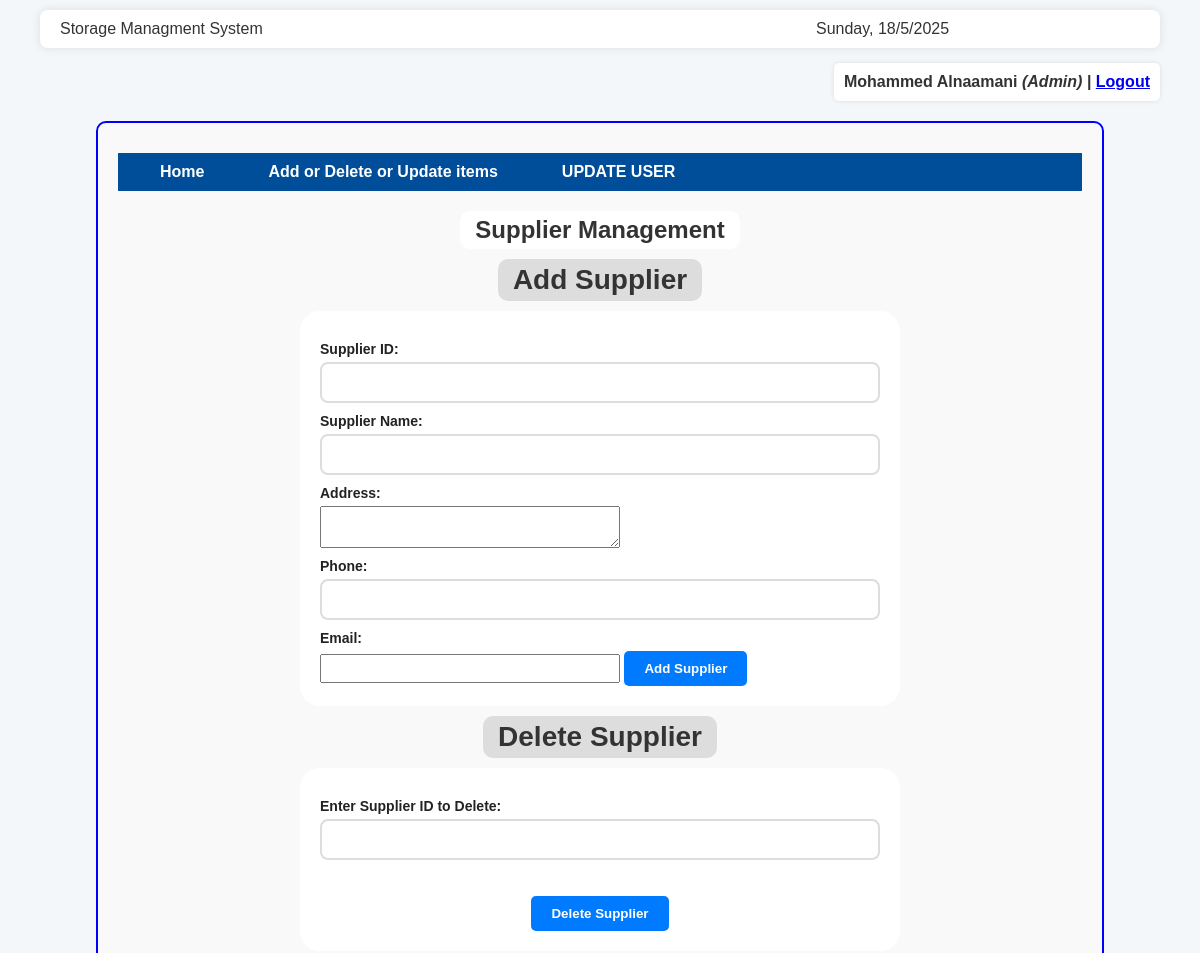
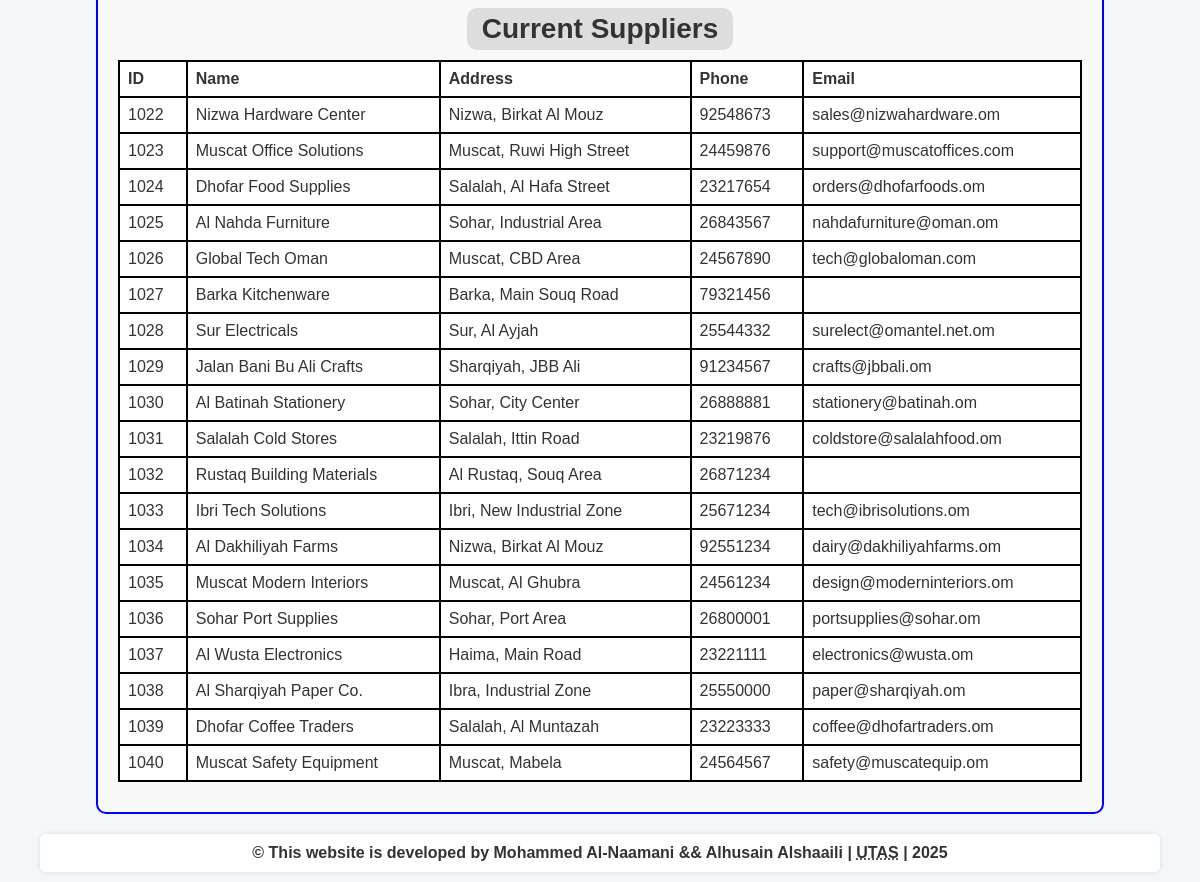
The app's page /suppliers.php (signed in) with its own data (2 pictures, top to bottom).
### tables this page shows
CREATE TABLE `suppliers` (
  `supplierId` int NOT NULL DEFAULT '0',
  `supplierName` char(35) DEFAULT NULL,
  `supplierAddress` char(40) DEFAULT NULL,
  `supplierPhone` varchar(15) DEFAULT NULL,
  `supplierEmail` char(50) DEFAULT NULL
);

### suppliers.php (the view, shortened to what this page needs)
<?php
if (!isset($_SESSION['UID'])) {
    header('Location: error.php?ec=1');
    exit;
} elseif ($_SESSION['TYPE'] == 'A') {
    include('header.php');
    include('dbconnect.php');
    echo '
    <div id="topLinks">
        <ul>
            <li><a href="formToSearch.php">Home</a></li>
            <li><a href="formItems.php">Add or Delete or Update items</a></li>
            <li><a href="user.php">UPDATE USER</a></li>
        </ul>
    </div>';
    $result = $conn->query("SELECT * FROM suppliers ORDER BY supplierId ASC");
    ?>
    <html>
    <head>
    </head>
    <body>
        <h1>Supplier Management</h1>
        <h2>Add Supplier</h2>
        <form method="POST">
            <label>Supplier ID:</label>
            <input type="number" name="supplierId" required>
            <label>Supplier Name:</label>
            <input type="text" name="supplierName" required>
            <label>Address:</label>
            <textarea name="supplierAddress"></textarea>
            <label>Phone:</label>
            <input type="text" name="supplierPhone">
            <label>Email:</label>
            <input type="email" name="supplierEmail">
            <button type="submit" name="add_supplier">Add Supplier</button>
        </form>
<h2>Delete Supplier</h2>
<form method="POST" onsubmit="return confirmDelete()">
    <label>Enter Supplier ID to Delete:</label>
    <input type="number" name="deleteId" required>
    <div style="text-align: center;">
        <div><br></br></div>
        <button type="submit" name="delete_supplier">Delete Supplier</button>
    </div>
</form>
        <h2>Current Suppliers</h2>
        <table>
            <thead>
                <tr>
                    <th>ID</th>
                    <th>Name</th>
                    <th>Address</th>
                    <th>Phone</th>
                    <th>Email</th>
                </tr>
            </thead>
            <tbody>
            <?php while ($B = $result->fetch_assoc()) { ?>
                <tr>
                    <td><?= ($B['supplierId']) ?></td>
                    <td><?= ($B['supplierName']) ?></td>
                    <td><?= ($B['supplierAddress']) ?></td>
                    <td><?= ($B['supplierPhone']) ?></td>
                    <td><?= ($B['supplierEmail']) ?></td>
                </tr>
            <?php } ?>
            </tbody>
        </table>
    </body>
    </html>
    <?php include('footer.php'); ?>
<?php
} else {
    header('Location: error.php?ec=4');
    exit;
}
?>

### header.php (shortened to what this page needs)
<html>
<head >
    <link href='style.css' rel='stylesheet'>
</head>
<body>
<section id='container'>
<header>
    <section class='orgName'>Storage Managment System</section>
    <section class='cDate'><?php echo date("l, j/n/Y"); ?></section>
</header>
    <section id='userBar'>
        <?php
            if (isset($_SESSION['UID'])) {
                $UserTypes = ['A'=>'Admin', 'N'=>'Normal'];
                echo "<div>{$_SESSION['NAME']} <i>({$UserTypes[$_SESSION['TYPE']]})</i> | <a href='logout.php'>Logout</a></div>";
            }
        ?>
    </section>
<section class=content>

### footer.php
</section>
<footer>
    &copy This website is developed by Mohammed Al-Naamani && Alhusain Alshaaili |
    <abbr title="University of Technology and Applied Sciences">UTAS</abbr> |
    2025
</footer>
</section>
</body>
</html>

### style.css (style rules this page uses)
html, body { font-family: Arial, sans-serif; background-color: #c8c8c8; margin: 0; padding: 0; }
#container { width: 95%; margin: 0 auto; padding: 10px; }
header { background-color: #fff; padding: 10px 20px; margin-bottom: 15px; border-radius: 8px; display: flex; align-items: center; justify-content: space-between; flex-wrap: wrap; box-shadow: 0 0 10px rgba(0,0,0,0.1); }
header .orgName, header .cDate { width: 30%; text-align: left; }
#topLinks { text-align: center; padding: 10px 0; }
#topLinks ul { list-style: none; padding: 0; margin: 0; }
#topLinks ul li { display: inline-block; margin: 0 10px; font-weight: bold; position: relative; }
#topLinks ul li a { text-decoration: none; color: black; position: relative; padding: 3px 0; transition: color 0.3s ease; }
#topLinks ul li a::after { content: ''; position: absolute; left: 0; bottom: -3px; width: 100%; height: 2px; background-color: rgb(215, 234, 8); transform: scaleX(0); transform-origin: center; transition: transform 0.3s ease; }
footer { background-color: white; padding: 10px; font-weight: bold; text-align: center; border-radius: 5px; margin-top: 20px; box-shadow: 0 0 5px rgba(0,0,0,0.1); }
.content { border: 2px solid blue; border-radius: 10px; padding: 20px; margin: 20px auto; max-width: 90%; background-color: #f9f9f9; }
.content form { background-color: white; padding: 20px; border-radius: 20px; margin: 10px auto; width: 100%; max-width: 600px; }
.content h1, .content h2 { margin: 10px auto; width: fit-content; padding: 5px 15px; border-radius: 10px; font-weight: bold; }
.content h1 { background-color: white; font-size: 24px; }
.content h2 { background-color: #ddd; text-align: left; }
.content table { border-collapse: collapse; background-color: white; margin: 10px auto; width: 100%; }
.content table, .content td, .content th { border: 2px solid #000; padding: 8px; text-align: left; }
label { margin-right: 15px; display: inline-block; font-weight: normal; }
#userBar div { background-color: white; padding: 10px; border-radius: 5px; width: fit-content; margin-left: auto; font-weight: bold; box-shadow: 0 0 5px rgba(0,0,0,0.1); }
* { box-sizing: border-box; }
body { font-family: 'Segoe UI', Tahoma, Geneva, Verdana, sans-serif; background: #f4f7f9; color: #333; margin: 0; padding: 0; }
#topLinks ul { padding: 10px 20px; list-style: none; background: #004d99; display: flex; gap: 20px; margin: 0; }
#topLinks ul li a { color: #fff; text-decoration: none; font-weight: 600; padding: 6px 12px; border-radius: 5px; transition: background-color 0.3s ease; }
h2 { margin-bottom: 25px; font-weight: 700; font-size: 28px; color: #004d99; text-align: center; }
label { font-weight: 600; font-size: 14px; margin-bottom: 5px; display: block; color: #222; }
input[type="text"], input[type="number"], select { width: 100%; padding: 10px 12px; border: 2px solid #ddd; border-radius: 8px; font-size: 15px; transition: border-color 0.3s ease; }
h1, h2 { text-align: center; color: #333; }
button { padding: 10px 20px; border: none; background-color: #007BFF; color: white; font-weight: bold; border-radius: 5px; cursor: pointer; transition: background-color 0.3s ease; }

### suppliers.php (style rules this page uses)
body { font-family: Arial; }
table, th, td { border: 1px solid #000; border-collapse: collapse; padding: 6px; }
form { margin-bottom: 30px; }
label { display: block; margin-top: 10px; }
input, textarea { width: 300px; padding: 5px; }
h2 { margin-top: 40px; }

### records on screen
suppliers: supplierId "1022", supplierName "Nizwa Hardware Center", supplierAddress "Nizwa, Birkat Al Mouz", supplierPhone "92548673", supplierEmail "sales@nizwahardware.om"
suppliers: supplierId "1023", supplierName "Muscat Office Solutions", supplierAddress "Muscat, Ruwi High Street", supplierPhone "24459876", supplierEmail "support@muscatoffices.com"
suppliers: supplierId "1024", supplierName "Dhofar Food Supplies", supplierAddress "Salalah, Al Hafa Street", supplierPhone "23217654", supplierEmail "orders@dhofarfoods.om"
suppliers: supplierId "1025", supplierName "Al Nahda Furniture", supplierAddress "Sohar, Industrial Area", supplierPhone "26843567", supplierEmail "nahdafurniture@oman.om"
suppliers: supplierId "1026", supplierName "Global Tech Oman", supplierAddress "Muscat, CBD Area", supplierPhone "24567890", supplierEmail "tech@globaloman.com"
suppliers: supplierId "1027", supplierName "Barka Kitchenware", supplierAddress "Barka, Main Souq Road", supplierPhone "79321456"
suppliers: supplierId "1028", supplierName "Sur Electricals", supplierAddress "Sur, Al Ayjah", supplierPhone "25544332", supplierEmail "surelect@omantel.net.om"
suppliers: supplierId "1029", supplierName "Jalan Bani Bu Ali Crafts", supplierAddress "Sharqiyah, JBB Ali", supplierPhone "91234567", supplierEmail "crafts@jbbali.om"
suppliers: supplierId "1030", supplierName "Al Batinah Stationery", supplierAddress "Sohar, City Center", supplierPhone "26888881", supplierEmail "stationery@batinah.om"
suppliers: supplierId "1031", supplierName "Salalah Cold Stores", supplierAddress "Salalah, Ittin Road", supplierPhone "23219876", supplierEmail "coldstore@salalahfood.om"
suppliers: supplierId "1032", supplierName "Rustaq Building Materials", supplierAddress "Al Rustaq, Souq Area", supplierPhone "26871234"
suppliers: supplierId "1033", supplierName "Ibri Tech Solutions", supplierAddress "Ibri, New Industrial Zone", supplierPhone "25671234", supplierEmail "tech@ibrisolutions.om"
suppliers: supplierId "1034", supplierName "Al Dakhiliyah Farms", supplierAddress "Nizwa, Birkat Al Mouz", supplierPhone "92551234", supplierEmail "dairy@dakhiliyahfarms.om"
suppliers: supplierId "1035", supplierName "Muscat Modern Interiors", supplierAddress "Muscat, Al Ghubra", supplierPhone "24561234", supplierEmail "design@moderninteriors.om"
suppliers: supplierId "1036", supplierName "Sohar Port Supplies", supplierAddress "Sohar, Port Area", supplierPhone "26800001", supplierEmail "portsupplies@sohar.om"
suppliers: supplierId "1037", supplierName "Al Wusta Electronics", supplierAddress "Haima, Main Road", supplierPhone "23221111", supplierEmail "electronics@wusta.om"
suppliers: supplierId "1038", supplierName "Al Sharqiyah Paper Co.", supplierAddress "Ibra, Industrial Zone", supplierPhone "25550000", supplierEmail "paper@sharqiyah.om"
suppliers: supplierId "1039", supplierName "Dhofar Coffee Traders", supplierAddress "Salalah, Al Muntazah", supplierPhone "23223333", supplierEmail "coffee@dhofartraders.om"
suppliers: supplierId "1040", supplierName "Muscat Safety Equipment", supplierAddress "Muscat, Mabela", supplierPhone "24564567", supplierEmail "safety@muscatequip.om"

### other values on screen
$_SESSION['NAME'] "Mohammed Alnaamani"
$UserTypes[$_SESSION['TYPE']] "Admin"
